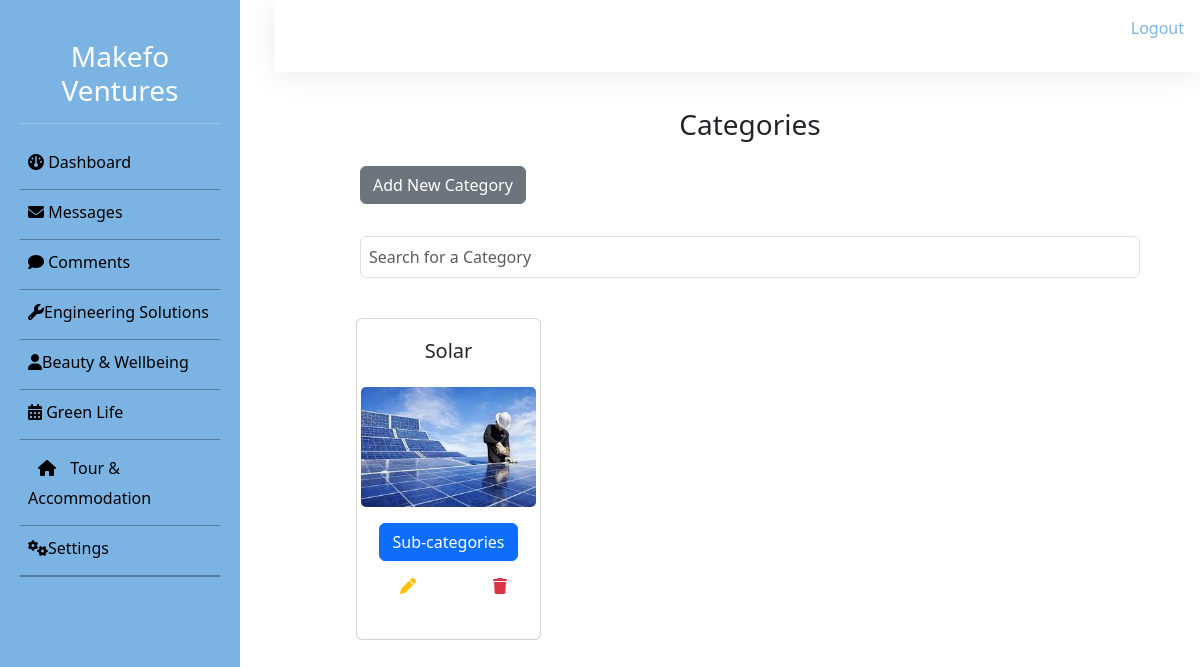
The page /makefo-admin/index.php?page=categories&id=greenlife (signed in) on the database its author committed.
### tables this page shows
CREATE TABLE `category` (
  `id` int(11) NOT NULL,
  `category_name` varchar(100) NOT NULL,
  `category_image` varchar(255) NOT NULL,
  `category_description` varchar(255) NOT NULL,
  `business_type` text NOT NULL,
  `created_at` date NOT NULL DEFAULT current_timestamp()
);

### makefo_data/get_data.php (called while the page is built, shortened)
<?php
function getCategories($conn){
    $query = "SELECT * FROM category ORDER BY id DESC";
    $stmt = $conn->query($query);
    $categories = $stmt->fetchAll();
    if($stmt==true){
       return $categories;
    }else{
        return 0;
    }
}
?>

### makefo-admin/index.php (the view, shortened to what this page needs)
<?php
$id = $_REQUEST['id'] ?? 'dashboard';
$page = $_REQUEST['page'] ?? '';
include("../db_con.php");
include("../makefo_data/get_data.php");
$categories = getCategories($conn);
?>
<!DOCTYPE html>
<html lang="en">
<head>
    <link href="https://cdn.jsdelivr.net/npm/bootstrap@5.3.1/dist/css/bootstrap.min.css" rel="stylesheet"
>
    <link rel="stylesheet" href="style.css">
    <link rel="stylesheet" href="https://cdnjs.cloudflare.com/ajax/libs/font-awesome/6.4.2/css/all.min.css">
</head>
<body>
    <div class="sidebar bg_blue">
        <h3 class="text-center">Makefo Ventures</h3>
        <hr>
        <ul class="">
            <li>
                <a href="index.php?id=dashboard"><i class="fa-solid fa-gauge"></i> Dashboard</a>
            </li>
            <li>
                <a href="index.php?id=messages"><i class="fa-solid fa-envelope"></i> Messages</a>
            </li>
            <li>
                <a href="index.php?id=comments"><i class="fa-solid fa-comment"></i> Comments</a>
            </li>
            <li>
                <?php printf("<a href='index.php?&page=main&id=engineering'><i class='fa-solid fa-wrench'></i>Engineering
                    Solutions</a>", $id) ?>
            </li>
            <li>
            <li>
                <?php printf("<a href='index.php?page=main&id=beauty'><i class='fa-solid fa-user'></i>Beauty &
                    Wellbeing</a>", $id) ?>
            </li>
            <li>
            <li>
                <?php printf("<a href='index.php?page=main&id=greenlife'><i class='fa-solid fa-calendar-days'></i> Green Life</a>", $id) ?>
            </li>
            <li>
            <li>
                <?php printf("<a href='index.php?page=main&id=tour'><i class='fa fa-house'></i> Tour & Accommodation</a>", $id) ?>
            </li>
            <li>
                <a href="index.php?id=settings"><i class="fa-solid fa-gears"></i>Settings</a>
            </li>
        </ul>
    </div>
    <div>
        <div class="topbar ">
            <div class="p-3 bg_white">
                <p class="text-end text_blue"><a href="logout.php" class="nav-link">Logout</a></p>
            </div>
        </div>
        <div class="main-body  p-5">
            <div class="container">
                <?php if ($page == 'categories') {
                    $ent = $_REQUEST['id'];
                    ?>
                <h3 class="text-center">Categories</h3>
                <button data-bs-target="#add_category" data-bs-toggle="modal" class="btn btn-secondary my-3">Add
                    New Category</button>
                <input type="search" class="form-control p-2 my-3" name="searchKeyword" id="customSearchInput"
                    onkeyup="searchCustomTable()" placeholder="Search for a Category">
                <div class="row" id="customCategoryContainer">
                    <?php foreach ($categories as $index => $category) {
                                if ($category['business_type'] == $ent) { ?>
                    <div class="col-md-3 p-2 my-3">
                        <div class="card p-1">
                            <div class="card-title">
                                <h5 class="text-center p-3">
                                    <?= $category['category_name'] ?>
                                </h5>
                                <img src="../assets/images/category/<?= $category['category_image'] ?>" alt=""
                                    height="120px" class="card-img">
                                <div class="card-body">
                                    <div class="text-center">
                                        <?php printf("<a href='index.php?page=view-category&id=%s' class='btn text-white btn-primary'>Sub-categories</a>", $category['id']) ?>
                                    </div>
                                    <div class="d-flex justify-content-between">
                                        <button class='btn text-warning' data-bs-target="#edit_category<?= $index ?>"
                                            data-bs-toggle="modal"><i class="fa  fa-pen"></i></button>
                                        <button class='btn text-danger' data-bs-toggle='modal'
                                            data-bs-target='#deleteCat<?= $index ?>'><i
                                                class='fas fa-trash'></i></button>
                                    </div>
                                </div>
                            </div>
                        </div>
                    </div>
                    <?php
                                }
                                ?>
                    <?php
                            } ?>
                </div>
                <?php
                } ?>
            </div>
        </div>
</body>
</html>

### makefo-admin/style.css (style rules this page uses)
.bg_white { -webkit-box-shadow: 0 0.15rem 1.75rem 0 rgba(58, 59, 69, 0.1); box-shadow: 0 0.15rem 1.75rem 0 rgba(58, 59, 69, 0.1); background-color: #FFF; }
.bg_blue { background-color: #7bb4e3; }
.text_blue { color: #7bb4e3 }
.fa { padding: 10px; }
.sidebar { height: 60vh; top: 0; left: 0; padding: 5px; height: 100vh; color: white; float: left; width: 20%; position: fixed; top: 0; overflow-y: auto; left: 0; bottom: 0; padding: 40px 20px 20px 20px; z-index: 999; }
.sidebar li a { color: black; border-bottom: 1px rgba(0,0,0,.3) solid; }
.sidebar ul { padding: 0; list-style: none; border-bottom: 1px rgba(0,0,0,.3) solid; }
.sidebar ul li a { display: block; padding: 10px 10px 15px 8px; text-decoration: none; }
.topbar { position: fixed; width: 100%; top: 0; left: 0; padding-left: 275px; z-index: 1; right: 0; }
.main-body { margin-left: 300px; margin-top: 5%; }

### rows shown on the page
category: category_name "Solar", category_image (picture)
